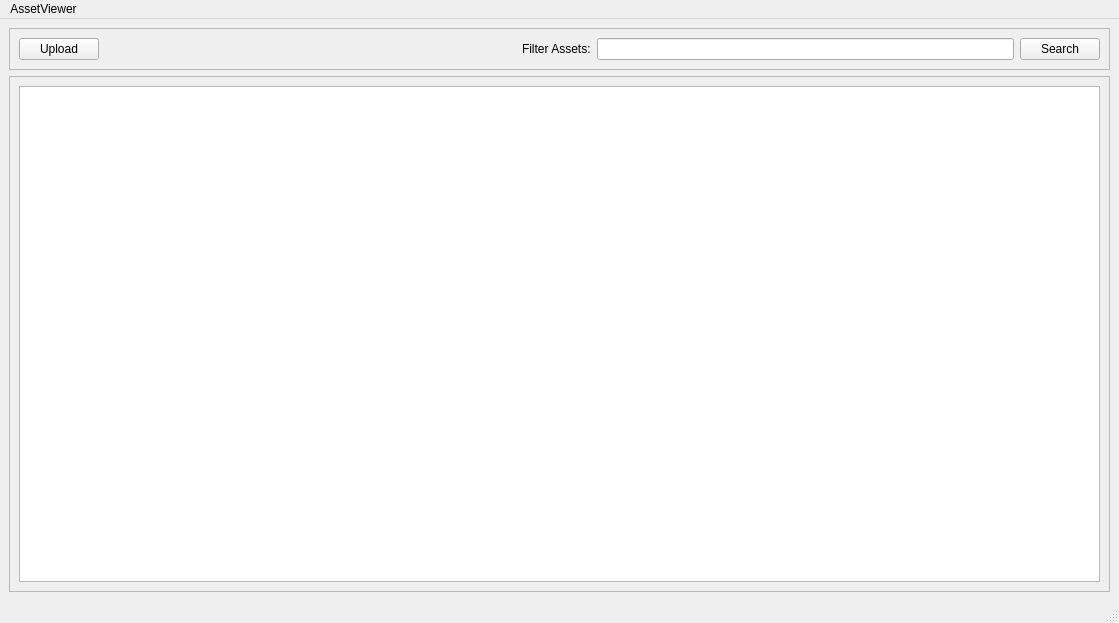
<?xml version="1.0" encoding="UTF-8"?>
<ui version="4.0">
 <class>ModelBrowser</class>
 <widget class="QMainWindow" name="ModelBrowser">
  <property name="geometry">
   <rect>
    <x>0</x>
    <y>0</y>
    <width>1119</width>
    <height>623</height>
   </rect>
  </property>
  <property name="sizePolicy">
   <sizepolicy hsizetype="Expanding" vsizetype="Preferred">
    <horstretch>0</horstretch>
    <verstretch>0</verstretch>
   </sizepolicy>
  </property>
  <property name="font">
   <font>
    <family>.AppleSystemUIFont</family>
   </font>
  </property>
  <property name="windowTitle">
   <string>ModelBrowser</string>
  </property>
  <widget class="QWidget" name="centralwidget">
   <property name="sizePolicy">
    <sizepolicy hsizetype="Expanding" vsizetype="Expanding">
     <horstretch>0</horstretch>
     <verstretch>0</verstretch>
    </sizepolicy>
   </property>
   <layout class="QVBoxLayout" name="verticalLayout">
    <item>
     <widget class="QFrame" name="frame">
      <property name="sizePolicy">
       <sizepolicy hsizetype="Preferred" vsizetype="Preferred">
        <horstretch>0</horstretch>
        <verstretch>0</verstretch>
       </sizepolicy>
      </property>
      <property name="frameShape">
       <enum>QFrame::StyledPanel</enum>
      </property>
      <property name="frameShadow">
       <enum>QFrame::Raised</enum>
      </property>
      <layout class="QHBoxLayout" name="horizontalLayout_3">
       <item>
        <widget class="QPushButton" name="uploadButton">
         <property name="text">
          <string>Upload</string>
         </property>
        </widget>
       </item>
       <item>
        <spacer name="horizontalSpacer">
         <property name="orientation">
          <enum>Qt::Horizontal</enum>
         </property>
         <property name="sizeHint" stdset="0">
          <size>
           <width>40</width>
           <height>20</height>
          </size>
         </property>
        </spacer>
       </item>
       <item>
        <widget class="QLabel" name="label">
         <property name="text">
          <string>Filter Assets:</string>
         </property>
        </widget>
       </item>
       <item>
        <widget class="QLineEdit" name="lineEdit_2">
         <property name="clearButtonEnabled">
          <bool>true</bool>
         </property>
        </widget>
       </item>
       <item>
        <widget class="QPushButton" name="searchButton">
         <property name="text">
          <string>Search</string>
         </property>
        </widget>
       </item>
      </layout>
     </widget>
    </item>
    <item>
     <widget class="QFrame" name="frame_2">
      <property name="enabled">
       <bool>true</bool>
      </property>
      <property name="sizePolicy">
       <sizepolicy hsizetype="Expanding" vsizetype="Expanding">
        <horstretch>0</horstretch>
        <verstretch>0</verstretch>
       </sizepolicy>
      </property>
      <property name="frameShape">
       <enum>QFrame::StyledPanel</enum>
      </property>
      <property name="frameShadow">
       <enum>QFrame::Raised</enum>
      </property>
      <layout class="QVBoxLayout" name="verticalLayout_2">
       <item>
        <widget class="QTableWidget" name="tableWidget">
         <property name="enabled">
          <bool>true</bool>
         </property>
         <property name="layoutDirection">
          <enum>Qt::LeftToRight</enum>
         </property>
        </widget>
       </item>
      </layout>
     </widget>
    </item>
   </layout>
  </widget>
  <widget class="QMenuBar" name="menubar">
   <property name="geometry">
    <rect>
     <x>0</x>
     <y>0</y>
     <width>1119</width>
     <height>24</height>
    </rect>
   </property>
   <widget class="QMenu" name="menuAssetViewr">
    <property name="title">
     <string>AssetViewer</string>
    </property>
   </widget>
   <addaction name="menuAssetViewr"/>
  </widget>
  <widget class="QStatusBar" name="statusbar"/>
 </widget>
 <resources/>
 <connections/>
</ui>
